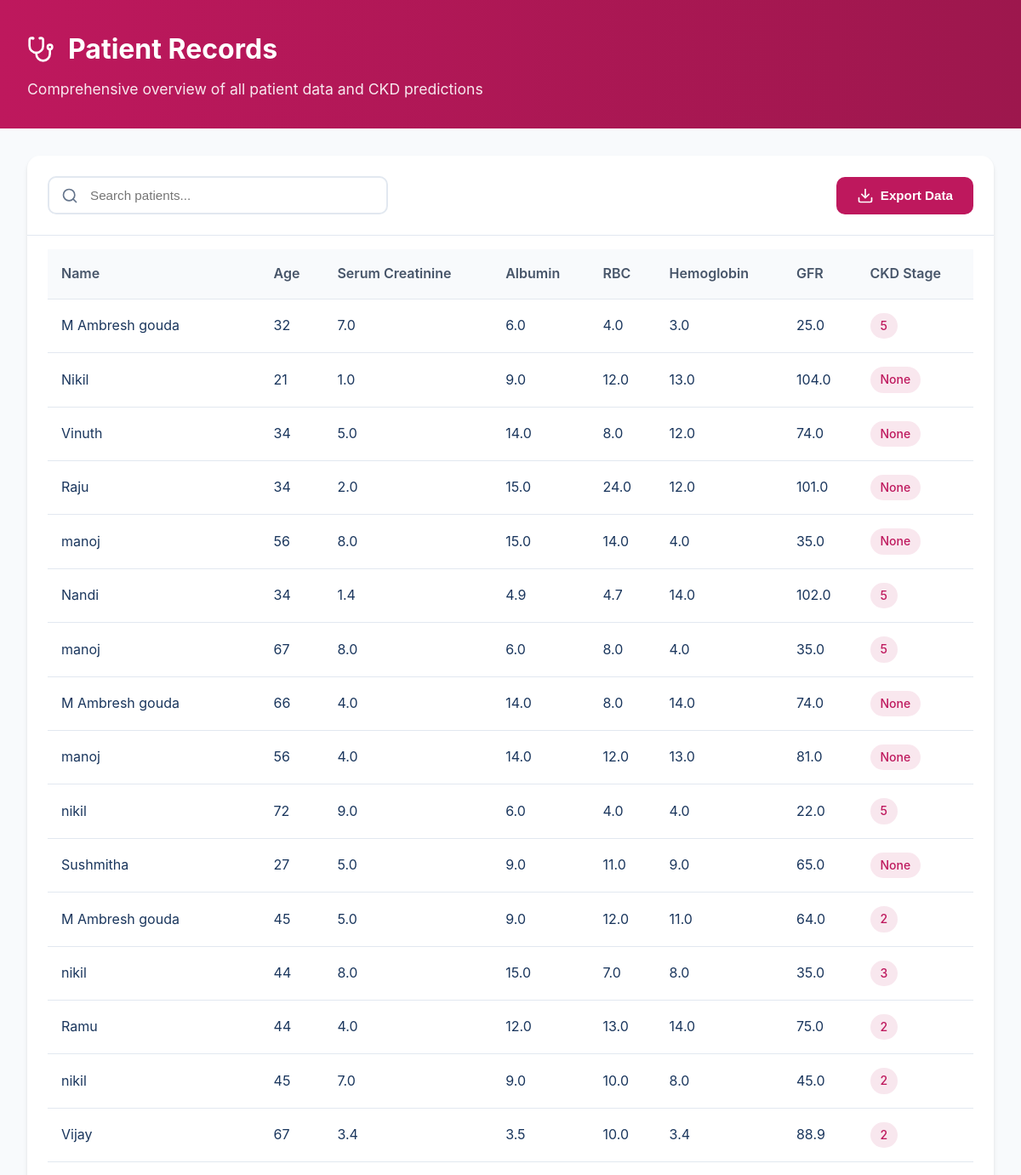
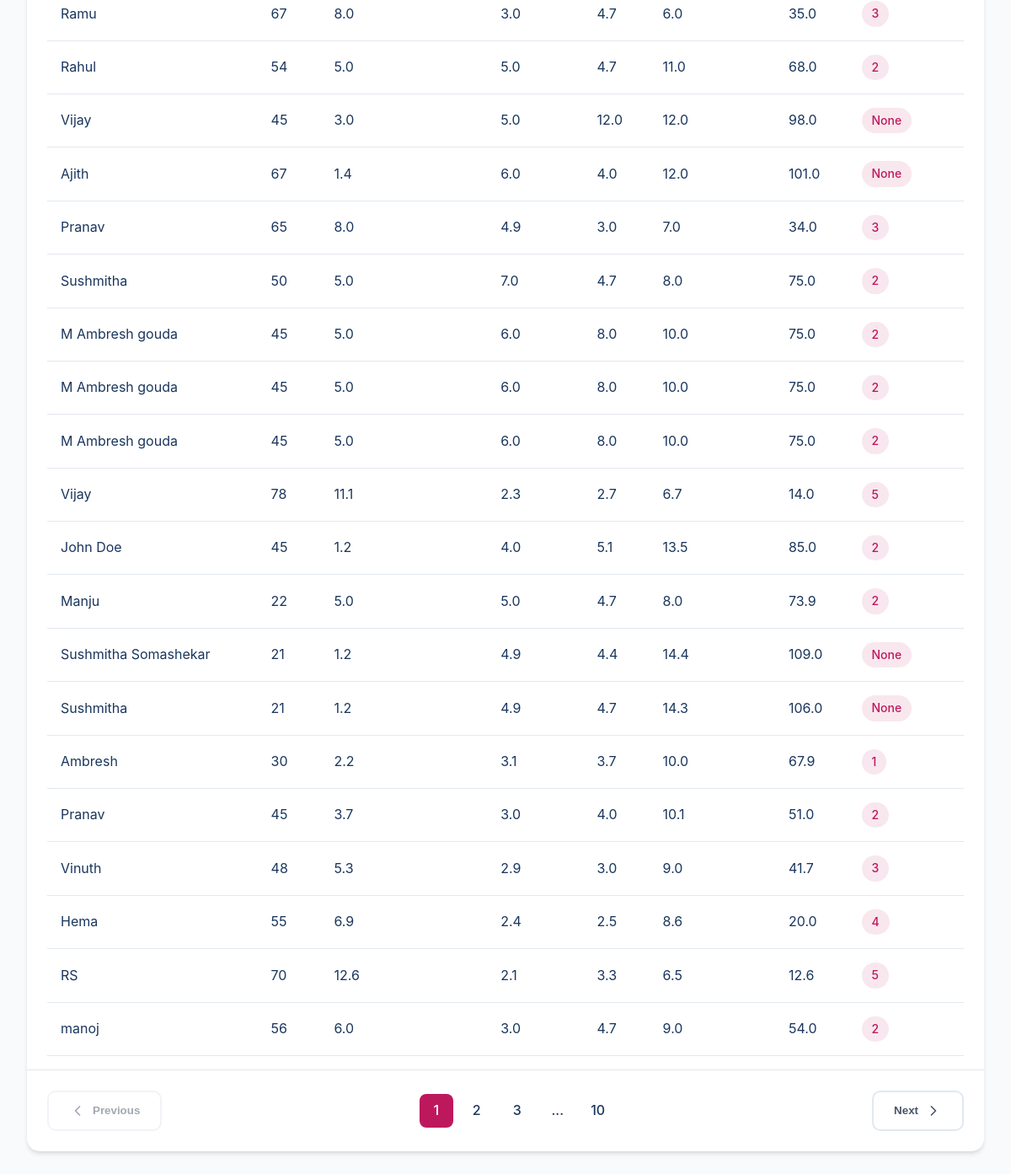
The app's page /patients/ with its own data (2 pictures, top to bottom).
### ckd_app/models.py (models this page shows, shortened)
class Patient(models.Model):
    name = models.CharField(max_length=100)
    age = models.IntegerField()
    serum_creatinine = models.FloatField()
    albumin = models.FloatField()
    rbc = models.FloatField()
    hemoglobin = models.FloatField()
    gfr = models.FloatField()
    ckd_prediction = models.CharField(max_length=10)  # Yes/No
    ckd_stage = models.IntegerField(null=True, blank=True)
    treatment_recommendation = models.TextField()

### ckd_app/views.py (the view)
# urls.py: path("patients/", all_patients, name="all_patients"),  # Patient records
def all_patients(request):
    patients = Patient.objects.all()  # Fetch all records
    return render(request, "all_patients.html", {"patients": patients})

### ckd_app/templates/all_patients.html (shortened to what this page needs)
{% load static %}
<!DOCTYPE html>
<html lang="en">
<head>
    <link rel="stylesheet" href="{% static 'css/patient_list.css' %}"">
</head>
<body>
    <div class="container">
        <div class="header">
            <div class="header-content">
                <div class="title-section">
                    <h1>Patient Records</h1>
                </div>
                <p>Comprehensive overview of all patient data and CKD predictions</p>
            </div>
        </div>
        <div class="content">
            <div class="table-container">
                <div class="table-header">
                    <div class="search-box">
                        <svg xmlns="http://www.w3.org/2000/svg" width="20" height="20" viewBox="0 0 24 24" fill="none" stroke="currentColor" stroke-width="2" stroke-linecap="round" stroke-linejoin="round">
                            <circle cx="11" cy="11" r="8"/>
                            <path d="m21 21-4.3-4.3"/>
                        </svg>
                        <input type="text" placeholder="Search patients...">
                    </div>
                    <button class="export-btn">
                        <svg xmlns="http://www.w3.org/2000/svg" width="20" height="20" viewBox="0 0 24 24" fill="none" stroke="currentColor" stroke-width="2" stroke-linecap="round" stroke-linejoin="round">
                            <path d="M21 15v4a2 2 0 0 1-2 2H5a2 2 0 0 1-2-2v-4"/>
                            <polyline points="7 10 12 15 17 10"/>
                            <line x1="12" y1="15" x2="12" y2="3"/>
                        </svg>
                        Export Data
                    </button>
                </div>
                <div class="table-wrapper">
                    <table>
                        <thead>
                            <tr>
                                <th>Name</th>
                                <th>Age</th>
                                <th>Serum Creatinine</th>
                                <th>Albumin</th>
                                <th>RBC</th>
                                <th>Hemoglobin</th>
                                <th>GFR</th>
                                <th>CKD Stage</th>
                            </tr>
                        </thead>
                        <tbody>
                            {% for patient in patients %}
                            <tr>
                                <td>{{ patient.name }}</td>
                                <td>{{ patient.age }}</td>
                                <td>{{ patient.serum_creatinine }}</td>
                                <td>{{ patient.albumin }}</td>
                                <td>{{ patient.rbc }}</td>
                                <td>{{ patient.hemoglobin }}</td>
                                <td>{{ patient.gfr }}</td>
                                <td>
                                    <span class="stage-badge">{{ patient.ckd_stage }}</span>
                                </td>
                            </tr>
                            {% endfor %}
                        </tbody>
                    </table>
                </div>
                <div class="pagination">
                    <button class="pagination-btn" disabled>
                        <svg xmlns="http://www.w3.org/2000/svg" width="20" height="20" viewBox="0 0 24 24" fill="none" stroke="currentColor" stroke-width="2" stroke-linecap="round" stroke-linejoin="round">
                            <path d="m15 18-6-6 6-6"/>
                        </svg>
                        Previous
                    </button>
                    <div class="page-numbers">
                        <span class="active">1</span>
                        <span>2</span>
                        <span>3</span>
                        <span>...</span>
                        <span>10</span>
                    </div>
                    <button class="pagination-btn">
                        Next
                        <svg xmlns="http://www.w3.org/2000/svg" width="20" height="20" viewBox="0 0 24 24" fill="none" stroke="currentColor" stroke-width="2" stroke-linecap="round" stroke-linejoin="round">
                            <path d="m9 18 6-6-6-6"/>
                        </svg>
                    </button>
                </div>
            </div>
        </div>
    </div>
</body>
</html>

### ckd_app/static/css/patient_list.css (style rules this page uses)
* { margin: 0; padding: 0; box-sizing: border-box; }
body { font-family: -apple-system, BlinkMacSystemFont, 'Segoe UI', Roboto, Oxygen, Ubuntu, Cantarell, sans-serif; line-height: 1.6; color: #1a365d; background: #f8fafc; min-height: 100vh; }
.container { width: 100%; max-width: 1400px; margin: 0 auto; padding: 2rem; }
.header { background: linear-gradient(to right, #be185d, #9d174d); margin: -2rem -2rem 2rem -2rem; padding: 2rem; color: white; }
.header-content { max-width: 1400px; margin: 0 auto; }
.title-section { display: flex; align-items: center; gap: 1rem; margin-bottom: 0.5rem; }
.title-section h1 { font-size: 2rem; font-weight: 700; }
.header p { color: rgba(255, 255, 255, 0.9); font-size: 1.1rem; }
.content { background: white; border-radius: 15px; box-shadow: 0 4px 6px -1px rgba(0, 0, 0, 0.1), 0 2px 4px -1px rgba(0, 0, 0, 0.06); }
.table-header { display: flex; justify-content: space-between; align-items: center; padding: 1.5rem; border-bottom: 1px solid #e2e8f0; }
.search-box { position: relative; flex: 1; max-width: 400px; }
.search-box svg { position: absolute; left: 1rem; top: 50%; transform: translateY(-50%); color: #64748b; }
.search-box input { width: 100%; padding: 0.75rem 1rem 0.75rem 3rem; border: 2px solid #e2e8f0; border-radius: 10px; font-size: 0.95rem; transition: all 0.3s ease; }
.export-btn { display: flex; align-items: center; gap: 0.5rem; padding: 0.75rem 1.5rem; background: #be185d; color: white; border: none; border-radius: 10px; font-size: 0.95rem; font-weight: 600; cursor: pointer; transition: all 0.3s ease; }
.table-wrapper { overflow-x: auto; margin: 0 1.5rem; }
table { width: 100%; border-collapse: separate; border-spacing: 0; margin: 1rem 0; }
th, td { padding: 1rem; text-align: left; border-bottom: 1px solid #e2e8f0; }
th { background: #f8fafc; font-weight: 600; color: #475569; position: sticky; top: 0; }
.stage-badge { display: inline-block; padding: 0.25rem 0.75rem; border-radius: 20px; font-size: 0.875rem; font-weight: 500; background: rgba(190, 24, 93, 0.1); color: #be185d; }
.pagination { display: flex; align-items: center; justify-content: space-between; padding: 1.5rem; border-top: 1px solid #e2e8f0; }
.pagination-btn { display: flex; align-items: center; gap: 0.5rem; padding: 0.75rem 1.5rem; border: 2px solid #e2e8f0; border-radius: 10px; background: white; color: #475569; font-weight: 600; cursor: pointer; transition: all 0.3s ease; }
.pagination-btn:disabled { opacity: 0.5; cursor: not-allowed; }
.page-numbers { display: flex; align-items: center; gap: 0.5rem; }
.page-numbers span { display: flex; align-items: center; justify-content: center; width: 2.5rem; height: 2.5rem; border-radius: 8px; font-weight: 500; cursor: pointer; transition: all 0.3s ease; }
.page-numbers span.active { background: #be185d; color: white; }

### records on screen
Patient: name "M Ambresh gouda", age "32", serum_creatinine "7.0", albumin "6.0", rbc "4.0", hemoglobin "3.0", gfr "25.0", ckd_stage "5"
Patient: name "Nikil", age "21", serum_creatinine "1.0", albumin "9.0", rbc "12.0", hemoglobin "13.0", gfr "104.0", ckd_stage "None"
Patient: name "Vinuth", age "34", serum_creatinine "5.0", albumin "14.0", rbc "8.0", hemoglobin "12.0", gfr "74.0", ckd_stage "None"
Patient: name "Raju", age "34", serum_creatinine "2.0", albumin "15.0", rbc "24.0", hemoglobin "12.0", gfr "101.0", ckd_stage "None"
Patient: name "manoj", age "56", serum_creatinine "8.0", albumin "15.0", rbc "14.0", hemoglobin "4.0", gfr "35.0", ckd_stage "None"
Patient: name "Nandi", age "34", serum_creatinine "1.4", albumin "4.9", rbc "4.7", hemoglobin "14.0", gfr "102.0", ckd_stage "5"
Patient: name "manoj", age "67", serum_creatinine "8.0", albumin "6.0", rbc "8.0", hemoglobin "4.0", gfr "35.0", ckd_stage "5"
Patient: name "M Ambresh gouda", age "66", serum_creatinine "4.0", albumin "14.0", rbc "8.0", hemoglobin "14.0", gfr "74.0", ckd_stage "None"
Patient: name "manoj", age "56", serum_creatinine "4.0", albumin "14.0", rbc "12.0", hemoglobin "13.0", gfr "81.0", ckd_stage "None"
Patient: name "nikil", age "72", serum_creatinine "9.0", albumin "6.0", rbc "4.0", hemoglobin "4.0", gfr "22.0", ckd_stage "5"
Patient: name "Sushmitha", age "27", serum_creatinine "5.0", albumin "9.0", rbc "11.0", hemoglobin "9.0", gfr "65.0", ckd_stage "None"
Patient: name "M Ambresh gouda", age "45", serum_creatinine "5.0", albumin "9.0", rbc "12.0", hemoglobin "11.0", gfr "64.0", ckd_stage "2"
Patient: name "nikil", age "44", serum_creatinine "8.0", albumin "15.0", rbc "7.0", hemoglobin "8.0", gfr "35.0", ckd_stage "3"
Patient: name "Ramu", age "44", serum_creatinine "4.0", albumin "12.0", rbc "13.0", hemoglobin "14.0", gfr "75.0", ckd_stage "2"
Patient: name "nikil", age "45", serum_creatinine "7.0", albumin "9.0", rbc "10.0", hemoglobin "8.0", gfr "45.0", ckd_stage "2"
Patient: name "Vijay", age "67", serum_creatinine "3.4", albumin "3.5", rbc "10.0", hemoglobin "3.4", gfr "88.9", ckd_stage "2"
Patient: name "Ramu", age "67", serum_creatinine "8.0", albumin "3.0", rbc "4.7", hemoglobin "6.0", gfr "35.0", ckd_stage "3"
Patient: name "Rahul", age "54", serum_creatinine "5.0", albumin "5.0", rbc "4.7", hemoglobin "11.0", gfr "68.0", ckd_stage "2"
Patient: name "Vijay", age "45", serum_creatinine "3.0", albumin "5.0", rbc "12.0", hemoglobin "12.0", gfr "98.0", ckd_stage "None"
Patient: name "Ajith", age "67", serum_creatinine "1.4", albumin "6.0", rbc "4.0", hemoglobin "12.0", gfr "101.0", ckd_stage "None"
Patient: name "Pranav", age "65", serum_creatinine "8.0", albumin "4.9", rbc "3.0", hemoglobin "7.0", gfr "34.0", ckd_stage "3"
Patient: name "Sushmitha", age "50", serum_creatinine "5.0", albumin "7.0", rbc "4.7", hemoglobin "8.0", gfr "75.0", ckd_stage "2"
Patient: name "M Ambresh gouda", age "45", serum_creatinine "5.0", albumin "6.0", rbc "8.0", hemoglobin "10.0", gfr "75.0", ckd_stage "2"
Patient: name "M Ambresh gouda", age "45", serum_creatinine "5.0", albumin "6.0", rbc "8.0", hemoglobin "10.0", gfr "75.0", ckd_stage "2"
Patient: name "M Ambresh gouda", age "45", serum_creatinine "5.0", albumin "6.0", rbc "8.0", hemoglobin "10.0", gfr "75.0", ckd_stage "2"
Patient: name "Vijay", age "78", serum_creatinine "11.1", albumin "2.3", rbc "2.7", hemoglobin "6.7", gfr "14.0", ckd_stage "5"
Patient: name "John Doe", age "45", serum_creatinine "1.2", albumin "4.0", rbc "5.1", hemoglobin "13.5", gfr "85.0", ckd_stage "2"
Patient: name "Manju", age "22", serum_creatinine "5.0", albumin "5.0", rbc "4.7", hemoglobin "8.0", gfr "73.9", ckd_stage "2"
Patient: name "Sushmitha Somashekar", age "21", serum_creatinine "1.2", albumin "4.9", rbc "4.4", hemoglobin "14.4", gfr "109.0", ckd_stage "None"
Patient: name "Sushmitha", age "21", serum_creatinine "1.2", albumin "4.9", rbc "4.7", hemoglobin "14.3", gfr "106.0", ckd_stage "None"
Patient: name "Ambresh", age "30", serum_creatinine "2.2", albumin "3.1", rbc "3.7", hemoglobin "10.0", gfr "67.9", ckd_stage "1"
Patient: name "Pranav", age "45", serum_creatinine "3.7", albumin "3.0", rbc "4.0", hemoglobin "10.1", gfr "51.0", ckd_stage "2"
Patient: name "Vinuth", age "48", serum_creatinine "5.3", albumin "2.9", rbc "3.0", hemoglobin "9.0", gfr "41.7", ckd_stage "3"
Patient: name "Hema", age "55", serum_creatinine "6.9", albumin "2.4", rbc "2.5", hemoglobin "8.6", gfr "20.0", ckd_stage "4"
Patient: name "RS", age "70", serum_creatinine "12.6", albumin "2.1", rbc "3.3", hemoglobin "6.5", gfr "12.6", ckd_stage "5"
Patient: name "manoj", age "56", serum_creatinine "6.0", albumin "3.0", rbc "4.7", hemoglobin "9.0", gfr "54.0", ckd_stage "2"
